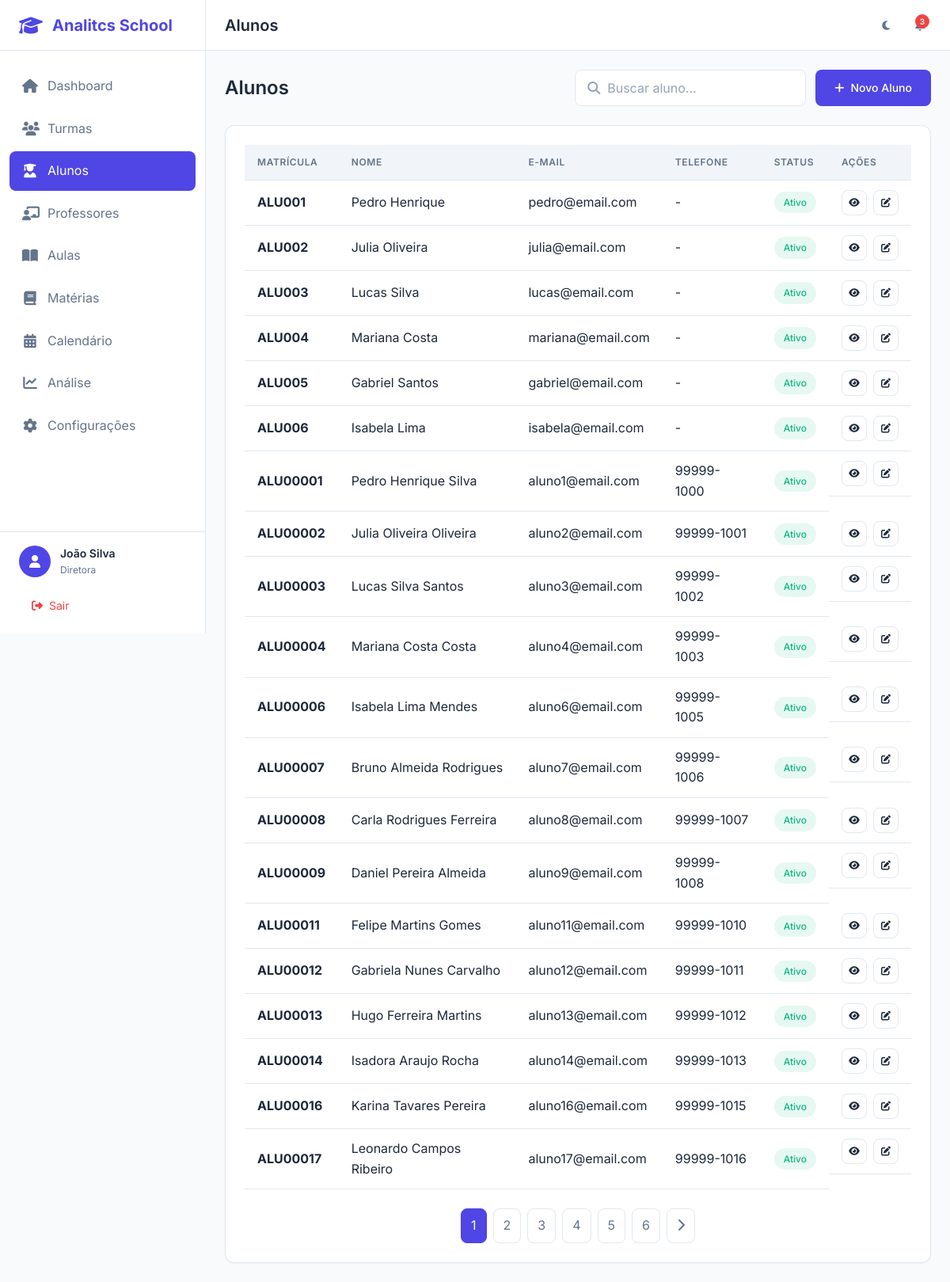
/alunos/ (signed in), run on the app's committed database.
### app/models/usuario.py (models this page shows, shortened)
class Usuario(UserMixin, db.Model):
    __tablename__ = 'usuarios'
    id = db.Column(db.Integer, primary_key=True)
    nome = db.Column(db.String(100), nullable=False)
    email = db.Column(db.String(120), unique=True, nullable=False, index=True)
    senha_hash = db.Column(db.String(256), nullable=False)
    tipo = db.Column(db.String(20), nullable=False, default='professor')
    avatar = db.Column(db.String(255), nullable=True)
    telefone = db.Column(db.String(20), nullable=True)
    tema = db.Column(db.String(10), default='light')
    ativo = db.Column(db.Boolean, default=True)
    criado_em = db.Column(db.DateTime, default=datetime.utcnow)
    atualizado_em = db.Column(db.DateTime, default=datetime.utcnow, onupdate=datetime.utcnow)
    ultimo_acesso = db.Column(db.DateTime, nullable=True)
    professor = db.relationship('Professor', backref='usuario', uselist=False, lazy=True)
    def tem_permissao(self, permissoes):
        return self.tipo in permissoes

### app/models/aluno.py (models this page shows, shortened)
class Aluno(db.Model):
    __tablename__ = 'alunos'
    id = db.Column(db.Integer, primary_key=True)
    nome = db.Column(db.String(100), nullable=False)
    matricula = db.Column(db.String(20), unique=True, nullable=False, index=True)
    data_nascimento = db.Column(db.Date, nullable=True)
    cpf = db.Column(db.String(14), unique=True, nullable=True)
    email = db.Column(db.String(120), nullable=True)
    telefone = db.Column(db.String(20), nullable=True)
    endereco = db.Column(db.Text, nullable=True)
    nome_responsavel = db.Column(db.String(100), nullable=True)
    telefone_responsavel = db.Column(db.String(20), nullable=True)
    email_responsavel = db.Column(db.String(120), nullable=True)
    ano_letivo = db.Column(db.Integer, nullable=False)
    status = db.Column(db.String(20), default='ativo')
    criado_em = db.Column(db.DateTime, default=datetime.utcnow)
    atualizado_em = db.Column(db.DateTime, default=datetime.utcnow, onupdate=datetime.utcnow)
    turmas = db.relationship('Turma', secondary='alunos_turmas', backref=db.backref('alunos', lazy='dynamic'))
    frequencias = db.relationship('Frequencia', backref='aluno', lazy='dynamic')
    notas = db.relationship('Nota', backref='aluno', lazy='dynamic')
    def to_dict(self) -> dict:
        return {
            'id': self.id,
            'nome': self.nome,
            'matricula': self.matricula,
            'data_nascimento': self.data_nascimento.isoformat() if self.data_nascimento else None,
            'cpf': self.cpf,
            'email': self.email,
            'telefone': self.telefone,
            'endereco': self.endereco,
            'nome_responsavel': self.nome_responsavel,
            'telefone_responsavel': self.telefone_responsavel,
            'email_responsavel': self.email_responsavel,
            'ano_letivo': self.ano_letivo,
            'status': self.status,
            'criado_em': self.criado_em.isoformat() if self.criado_em else None,
            'atualizado_em': self.atualizado_em.isoformat() if self.atualizado_em else None
        }

### app/controllers/alunos_controller.py (the view)
@alunos_bp.route('/')
@login_required
def index():
    page = request.args.get('page', 1, type=int)
    busca = request.args.get('busca', '')
    status = request.args.get('status', 'ativo')
    if busca:
        alunos_raw = _aluno_repo.search(busca)
        if status:
            alunos_raw = [a for a in alunos_raw if a.get('status') == status]
    elif status:
        alunos_raw = _aluno_repo.get_by_field('status', status)
    else:
        alunos_raw = _aluno_repo.get_all(order_by='nome')
    alunos_list = [AlunoDTO(a, _repos) for a in alunos_raw]
    alunos = _paginate(alunos_list, page)
    return render_template('alunos/index.html', alunos=alunos, busca=busca, status=status)

### app/controllers/alunos_controller.py (called while the page is built)
def _paginate(items: list, page: int, per_page: int = 20):
    total = len(items)
    start = (page - 1) * per_page
    end = start + per_page
    page_items = items[start:end]
    class PaginateObj:
        def __init__(self, items, page, per_page, total):
            self.items = items
            self.page = page
            self.per_page = per_page
            self.total = total
            self.pages = max(1, (total + per_page - 1) // per_page)
            self.has_prev = page > 1
            self.has_next = page < self.pages
            self.prev_num = page - 1
            self.next_num = page + 1
        def iter_pages(self):
            for i in range(1, self.pages + 1):
                yield i
    return PaginateObj(page_items, page, per_page, total)

### app/dtos/base_dto.py (called while the page is built, shortened)
    @staticmethod
    def parse_date(value):
        if value is None:
            return None

    @staticmethod
    def parse_datetime(value):
        if value is None:
            return None
        if isinstance(value, datetime):
            return value
        if isinstance(value, str):
            for fmt in [
                '%Y-%m-%dT%H:%M:%S.%f',
                '%Y-%m-%dT%H:%M:%S',
                '%Y-%m-%d %H:%M:%S.%f',
                '%Y-%m-%d %H:%M:%S',
                '%Y-%m-%d'
            ]:
                try:
                    return datetime.strptime(value, fmt)
                except ValueError:
                    continue
        return None

### app/models/usuario.py (called while the page is built)
@login_manager.user_loader
def load_user(user_id):
    return Usuario.query.get(int(user_id))

### app/repositories/aluno_repository.py (called while the page is built)
    def get_by_field(self, field: str, value) -> List[Dict]:
        if hasattr(Aluno, field):
            alunos = Aluno.query.filter(getattr(Aluno, field) == value).all()
            return [a.to_dict() for a in alunos]
        return []

### app/templates/alunos/index.html (shortened to what this page needs)
{% extends "base.html" %}
{% block page_title %}Alunos{% endblock %}
{% block content %}
<div class="list-header">
    <h2 class="list-title">Alunos</h2>
    <div class="list-actions">
        <div class="search-box">
            <i class="fas fa-search"></i>
            <input type="text" class="form-control" placeholder="Buscar aluno..." id="searchInput" value="{{ busca }}">
        </div>
        {% if current_user.tem_permissao(['diretora', 'coordenacao']) %}
        <a href="{{ url_for('alunos.novo') }}" class="btn btn-primary">
            <i class="fas fa-plus"></i>
            Novo Aluno
        </a>
        {% endif %}
    </div>
</div>
<div class="card">
    <div class="card-body">
        {% if alunos.items %}
        <div class="table-container">
            <table class="table">
                <thead>
                    <tr>
                        <th>Matrícula</th>
                        <th>Nome</th>
                        <th>E-mail</th>
                        <th>Telefone</th>
                        <th>Status</th>
                        <th>Ações</th>
                    </tr>
                </thead>
                <tbody>
                    {% for aluno in alunos.items %}
                    <tr>
                        <td><strong>{{ aluno.matricula }}</strong></td>
                        <td>{{ aluno.nome }}</td>
                        <td>{{ aluno.email or '-' }}</td>
                        <td>{{ aluno.telefone or '-' }}</td>
                        <td>
                            <span class="badge badge-{% if aluno.status == 'ativo' %}success{% elif aluno.status == 'inativo' %}danger{% else %}warning{% endif %}">
                                {{ aluno.status|capitalize }}
                            </span>
                        </td>
                        <td class="table-actions">
                            <a href="{{ url_for('alunos.detalhe', id=aluno.id) }}" class="btn btn-icon btn-sm btn-outline" title="Ver">
                                <i class="fas fa-eye"></i>
                            </a>
                            {% if current_user.tem_permissao(['diretora', 'coordenacao']) %}
                            <a href="{{ url_for('alunos.editar', id=aluno.id) }}" class="btn btn-icon btn-sm btn-outline" title="Editar">
                                <i class="fas fa-edit"></i>
                            </a>
                            {% endif %}
                        </td>
                    </tr>
                    {% endfor %}
                </tbody>
            </table>
        </div>
        {% if alunos.pages > 1 %}
        <div class="pagination">
            {% for p in alunos.iter_pages() %}
                {% if p %}
                <a href="{{ url_for('alunos.index', page=p, busca=busca) }}"
                   class="pagination-btn {% if p == alunos.page %}active{% endif %}">{{ p }}</a>
                {% endif %}
            {% endfor %}
            {% if alunos.has_next %}
            <a href="{{ url_for('alunos.index', page=alunos.next_num, busca=busca) }}" class="pagination-btn">
                <i class="fas fa-chevron-right"></i>
            </a>
            {% endif %}
        </div>
        {% endif %}
        {% endif %}
    </div>
</div>
{% endblock %}

### app/templates/base.html (shortened to what this page needs)
<!DOCTYPE html>
<html lang="pt-BR" data-theme="light">
<head>
    <link rel="stylesheet" href="https://cdnjs.cloudflare.com/ajax/libs/font-awesome/6.5.1/css/all.min.css">
    <link rel="stylesheet" href="{{ url_for('static', filename='css/main.css') }}">
    <link rel="stylesheet" href="{{ url_for('static', filename='css/components.css') }}">
    <link rel="stylesheet" href="{{ url_for('static', filename='css/responsive.css') }}">
</head>
<body {% if not current_user.is_authenticated %}class="auth-mode"{% endif %}>
    {% if current_user.is_authenticated %}
    <aside class="sidebar" id="sidebar">
        <div class="sidebar-header">
            <div class="logo">
                <i class="fas fa-graduation-cap"></i>
                <span>Analitcs School</span>
            </div>
        </div>
        <nav class="sidebar-nav">
            <ul>
                <li class="nav-item {% if request.endpoint == 'dashboard.index' %}active{% endif %}">
                    <a href="{{ url_for('dashboard.index') }}">
                        <i class="fas fa-home"></i>
                        <span>Dashboard</span>
                    </a>
                </li>
                <li class="nav-item {% if 'turmas' in request.endpoint %}active{% endif %}">
                    <a href="{{ url_for('turmas.index') }}">
                        <i class="fas fa-users"></i>
                        <span>Turmas</span>
                    </a>
                </li>
                <li class="nav-item {% if 'alunos' in request.endpoint %}active{% endif %}">
                    <a href="{{ url_for('alunos.index') }}">
                        <i class="fas fa-user-graduate"></i>
                        <span>Alunos</span>
                    </a>
                </li>
                <li class="nav-item {% if 'professores' in request.endpoint %}active{% endif %}">
                    <a href="{{ url_for('professores.index') }}">
                        <i class="fas fa-chalkboard-teacher"></i>
                        <span>Professores</span>
                    </a>
                </li>
                <li class="nav-item {% if 'aulas' in request.endpoint %}active{% endif %}">
                    <a href="{{ url_for('aulas.index') }}">
                        <i class="fas fa-book-open"></i>
                        <span>Aulas</span>
                    </a>
                </li>
                <li class="nav-item {% if 'materias' in request.endpoint %}active{% endif %}">
                    <a href="{{ url_for('materias.index') }}">
                        <i class="fas fa-book"></i>
                        <span>Matérias</span>
                    </a>
                </li>
                <li class="nav-item {% if 'calendario' in request.endpoint %}active{% endif %}">
                    <a href="{{ url_for('calendario.index') }}">
                        <i class="fas fa-calendar-alt"></i>
                        <span>Calendário</span>
                    </a>
                </li>
                <li class="nav-item {% if 'analise' in request.endpoint %}active{% endif %}">
                    <a href="{{ url_for('analise.index') }}">
                        <i class="fas fa-chart-line"></i>
                        <span>Análise</span>
                    </a>
                </li>
                <li class="nav-item {% if 'configuracoes' in request.endpoint %}active{% endif %}">
                    <a href="{{ url_for('configuracoes.index') }}">
                        <i class="fas fa-cog"></i>
                        <span>Configurações</span>
                    </a>
                </li>
            </ul>
        </nav>
        <div class="sidebar-footer">
            <div class="user-info">
                <div class="user-avatar">
                    <i class="fas fa-user"></i>
                </div>
                <div class="user-details">
                    <span class="user-name">{{ current_user.nome }}</span>
                    <span class="user-role">{{ current_user.tipo|capitalize }}</span>
                </div>
            </div>
            <a href="{{ url_for('auth.logout') }}" class="logout-btn">
                <i class="fas fa-sign-out-alt"></i>
                <span>Sair</span>
            </a>
        </div>
    </aside>
    <main class="main-content">
        <header class="header">
            <div class="header-left">
                <h1 class="page-title">{% block page_title %}Dashboard{% endblock %}</h1>
            </div>
            <div class="header-right">
                <button class="theme-toggle" id="themeToggle" title="Alternar tema">
                    <i class="fas fa-moon"></i>
                </button>
                <div class="notifications">
                    <button class="notification-btn">
                        <span class="notification-badge">3</span>
                    </button>
                </div>
            </div>
        </header>
        <div class="content">
            {% block content %}{% endblock %}
        </div>
    </main>
    {% else %}
        {% block auth_content %}{% endblock %}
    {% endif %}
</body>
</html>

### app/static/css/components.css (style rules this page uses)
.list-header { display: flex; align-items: center; justify-content: space-between; margin-bottom: 1.5rem; flex-wrap: wrap; gap: 1rem; }
.list-title { font-size: 1.5rem; font-weight: 600; color: var(--text-primary); }
.list-actions { display: flex; align-items: center; gap: 0.75rem; }
.search-box { position: relative; }
.search-box input { padding-left: 2.5rem; min-width: 280px; }
.search-box i { position: absolute; left: 1rem; top: 50%; transform: translateY(-50%); color: var(--text-tertiary); }

### data on the page
Usuario: nome "João Silva", tipo "Diretora"
Aluno: matricula "ALU001", nome "Pedro Henrique", email "pedro@email.com", telefone "-", status "Ativo"
Aluno: matricula "ALU002", nome "Julia Oliveira", email "julia@email.com", telefone "-", status "Ativo"
Aluno: matricula "ALU003", nome "Lucas Silva", email "lucas@email.com", telefone "-", status "Ativo"
Aluno: matricula "ALU004", nome "Mariana Costa", email "mariana@email.com", telefone "-", status "Ativo"
Aluno: matricula "ALU005", nome "Gabriel Santos", email "gabriel@email.com", telefone "-", status "Ativo"
Aluno: matricula "ALU006", nome "Isabela Lima", email "isabela@email.com", telefone "-", status "Ativo"
Aluno: matricula "ALU00001", nome "Pedro Henrique Silva", email "aluno1@email.com", telefone "99999-1000", status "Ativo"
Aluno: matricula "ALU00002", nome "Julia Oliveira Oliveira", email "aluno2@email.com", telefone "99999-1001", status "Ativo"
Aluno: matricula "ALU00003", nome "Lucas Silva Santos", email "aluno3@email.com", telefone "99999-1002", status "Ativo"
Aluno: matricula "ALU00004", nome "Mariana Costa Costa", email "aluno4@email.com", telefone "99999-1003", status "Ativo"
Aluno: matricula "ALU00006", nome "Isabela Lima Mendes", email "aluno6@email.com", telefone "99999-1005", status "Ativo"
Aluno: matricula "ALU00007", nome "Bruno Almeida Rodrigues", email "aluno7@email.com", telefone "99999-1006", status "Ativo"
Aluno: matricula "ALU00008", nome "Carla Rodrigues Ferreira", email "aluno8@email.com", telefone "99999-1007", status "Ativo"
Aluno: matricula "ALU00009", nome "Daniel Pereira Almeida", email "aluno9@email.com", telefone "99999-1008", status "Ativo"
Aluno: matricula "ALU00011", nome "Felipe Martins Gomes", email "aluno11@email.com", telefone "99999-1010", status "Ativo"
Aluno: matricula "ALU00012", nome "Gabriela Nunes Carvalho", email "aluno12@email.com", telefone "99999-1011", status "Ativo"
Aluno: matricula "ALU00013", nome "Hugo Ferreira Martins", email "aluno13@email.com", telefone "99999-1012", status "Ativo"
Aluno: matricula "ALU00014", nome "Isadora Araujo Rocha", email "aluno14@email.com", telefone "99999-1013", status "Ativo"
Aluno: matricula "ALU00016", nome "Karina Tavares Pereira", email "aluno16@email.com", telefone "99999-1015", status "Ativo"
Aluno: matricula "ALU00017", nome "Leonardo Campos Ribeiro", email "aluno17@email.com", telefone "99999-1016", status "Ativo"

### other printed values
{{ p }} "1" "2" "3" "4" "5" "6"
